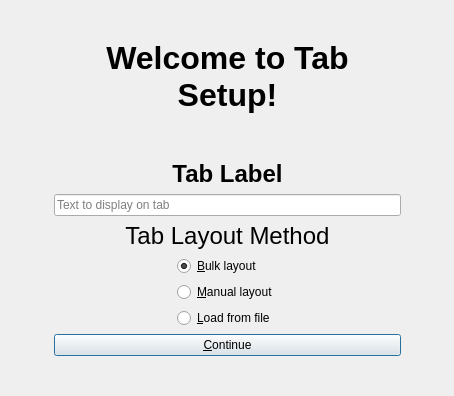
<?xml version="1.0" encoding="UTF-8"?>
<ui version="4.0">
 <class>TabLayoutDialog</class>
 <widget class="QWidget" name="TabLayoutDialog">
  <property name="geometry">
   <rect>
    <x>0</x>
    <y>0</y>
    <width>454</width>
    <height>396</height>
   </rect>
  </property>
  <property name="windowTitle">
   <string>Form</string>
  </property>
  <layout class="QHBoxLayout" name="horizontalLayout_2">
   <item>
    <spacer name="horizontalSpacer">
     <property name="orientation">
      <enum>Qt::Horizontal</enum>
     </property>
     <property name="sizeHint" stdset="0">
      <size>
       <width>47</width>
       <height>20</height>
      </size>
     </property>
    </spacer>
   </item>
   <item>
    <layout class="QVBoxLayout" name="pVerticalLayout">
     <item>
      <spacer name="verticalSpacer_5">
       <property name="orientation">
        <enum>Qt::Vertical</enum>
       </property>
       <property name="sizeHint" stdset="0">
        <size>
         <width>20</width>
         <height>40</height>
        </size>
       </property>
      </spacer>
     </item>
     <item>
      <widget class="QLabel" name="label_3">
       <property name="font">
        <font>
         <pointsize>128</pointsize>
        </font>
       </property>
       <property name="text">
        <string>&lt;html&gt;&lt;head/&gt;&lt;body&gt;&lt;p&gt;&lt;span style=&quot; font-size:24pt; font-weight:600;&quot;&gt;Welcome to Tab Setup!&lt;/span&gt;&lt;/p&gt;&lt;/body&gt;&lt;/html&gt;</string>
       </property>
       <property name="alignment">
        <set>Qt::AlignCenter</set>
       </property>
       <property name="wordWrap">
        <bool>true</bool>
       </property>
      </widget>
     </item>
     <item>
      <spacer name="verticalSpacer_2">
       <property name="orientation">
        <enum>Qt::Vertical</enum>
       </property>
       <property name="sizeHint" stdset="0">
        <size>
         <width>20</width>
         <height>51</height>
        </size>
       </property>
      </spacer>
     </item>
     <item>
      <widget class="QLabel" name="label_2">
       <property name="font">
        <font>
         <pointsize>128</pointsize>
        </font>
       </property>
       <property name="text">
        <string>&lt;html&gt;&lt;head/&gt;&lt;body&gt;&lt;p align=&quot;center&quot;&gt;&lt;span style=&quot; font-size:18pt; font-weight:600;&quot;&gt;Tab Label&lt;/span&gt;&lt;/p&gt;&lt;/body&gt;&lt;/html&gt;</string>
       </property>
       <property name="alignment">
        <set>Qt::AlignCenter</set>
       </property>
       <property name="wordWrap">
        <bool>true</bool>
       </property>
       <property name="buddy">
        <cstring>pTabNameEdit</cstring>
       </property>
      </widget>
     </item>
     <item>
      <widget class="QLineEdit" name="pTabNameEdit">
       <property name="placeholderText">
        <string>Text to display on tab</string>
       </property>
      </widget>
     </item>
     <item>
      <spacer name="verticalSpacer_3">
       <property name="orientation">
        <enum>Qt::Vertical</enum>
       </property>
       <property name="sizeHint" stdset="0">
        <size>
         <width>20</width>
         <height>10</height>
        </size>
       </property>
      </spacer>
     </item>
     <item>
      <widget class="QLabel" name="label">
       <property name="text">
        <string>&lt;html&gt;&lt;head/&gt;&lt;body&gt;&lt;p&gt;&lt;span style=&quot; font-size:18pt;&quot;&gt;Tab Layout Method&lt;/span&gt;&lt;/p&gt;&lt;/body&gt;&lt;/html&gt;</string>
       </property>
       <property name="alignment">
        <set>Qt::AlignCenter</set>
       </property>
       <property name="wordWrap">
        <bool>true</bool>
       </property>
      </widget>
     </item>
     <item>
      <layout class="QHBoxLayout" name="horizontalLayout">
       <item>
        <spacer name="horizontalSpacer_3">
         <property name="orientation">
          <enum>Qt::Horizontal</enum>
         </property>
         <property name="sizeHint" stdset="0">
          <size>
           <width>40</width>
           <height>20</height>
          </size>
         </property>
        </spacer>
       </item>
       <item>
        <layout class="QVBoxLayout" name="verticalLayout">
         <item>
          <widget class="QRadioButton" name="pBulkButton">
           <property name="text">
            <string>&amp;Bulk layout</string>
           </property>
           <property name="checked">
            <bool>true</bool>
           </property>
          </widget>
         </item>
         <item>
          <widget class="QRadioButton" name="pManualButton">
           <property name="text">
            <string>&amp;Manual layout</string>
           </property>
          </widget>
         </item>
         <item>
          <widget class="QRadioButton" name="pLoadFileButton">
           <property name="text">
            <string>&amp;Load from file</string>
           </property>
          </widget>
         </item>
        </layout>
       </item>
       <item>
        <spacer name="horizontalSpacer_4">
         <property name="orientation">
          <enum>Qt::Horizontal</enum>
         </property>
         <property name="sizeHint" stdset="0">
          <size>
           <width>40</width>
           <height>20</height>
          </size>
         </property>
        </spacer>
       </item>
      </layout>
     </item>
     <item>
      <spacer name="verticalSpacer_4">
       <property name="orientation">
        <enum>Qt::Vertical</enum>
       </property>
       <property name="sizeHint" stdset="0">
        <size>
         <width>20</width>
         <height>10</height>
        </size>
       </property>
      </spacer>
     </item>
     <item>
      <widget class="QPushButton" name="pContinueButton">
       <property name="text">
        <string>&amp;Continue</string>
       </property>
       <property name="autoDefault">
        <bool>true</bool>
       </property>
       <property name="default">
        <bool>true</bool>
       </property>
      </widget>
     </item>
     <item>
      <spacer name="verticalSpacer">
       <property name="orientation">
        <enum>Qt::Vertical</enum>
       </property>
       <property name="sizeHint" stdset="0">
        <size>
         <width>20</width>
         <height>40</height>
        </size>
       </property>
      </spacer>
     </item>
    </layout>
   </item>
   <item>
    <spacer name="horizontalSpacer_2">
     <property name="orientation">
      <enum>Qt::Horizontal</enum>
     </property>
     <property name="sizeHint" stdset="0">
      <size>
       <width>46</width>
       <height>20</height>
      </size>
     </property>
    </spacer>
   </item>
  </layout>
  <zorder>horizontalSpacer</zorder>
  <zorder>horizontalSpacer_2</zorder>
  <zorder>pBulkButton</zorder>
  <zorder>pManualButton</zorder>
  <zorder>pLoadFileButton</zorder>
  <zorder>pContinueButton</zorder>
  <zorder>horizontalSpacer_3</zorder>
  <zorder>horizontalSpacer_4</zorder>
 </widget>
 <tabstops>
  <tabstop>pTabNameEdit</tabstop>
  <tabstop>pBulkButton</tabstop>
  <tabstop>pManualButton</tabstop>
  <tabstop>pLoadFileButton</tabstop>
  <tabstop>pContinueButton</tabstop>
 </tabstops>
 <resources/>
 <connections/>
</ui>
